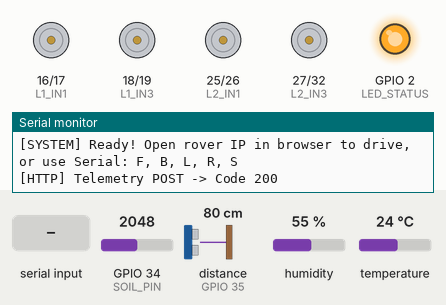
Recording of a sketch running on a simulated ESP32. Parts: motor-driver pin pairs drawn as motors (green arrow = first pin HIGH = forward, orange = second pin HIGH = backward, longer = more drive), output pins drawn as LEDs (lit = HIGH), the last lines printed to the serial monitor. Wiring (inferred from the names in the program): ultrasonic range finder: trigger GPIO 4; echo GPIO 35. The test bench sets the inputs (shaded band); at power-on: GPIO 34 (SOIL_PIN) = 2048, distance to the obstacle (sensor on GPIO 35) 80 cm, humidity 55 %, temperature 24 °C (analog values on the 0–4095 scale). The echo pulse lasts 58.3 µs per cm; WiFi joins after 1.5 s; servers stay silent unless stated; uploads are accepted with an empty reply; pins used as bus, display or sensor lines are not drawn.

Above: at 3.3 s.
3.4 s: "F\n" received over Serial
At 4.1 s:
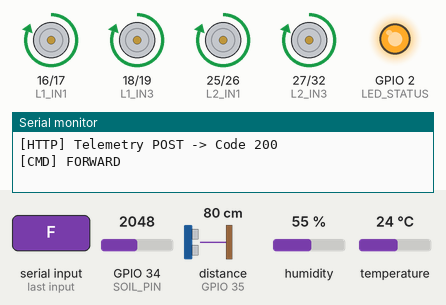
6.1 s: "B\n" received over Serial
At 7.1 s:
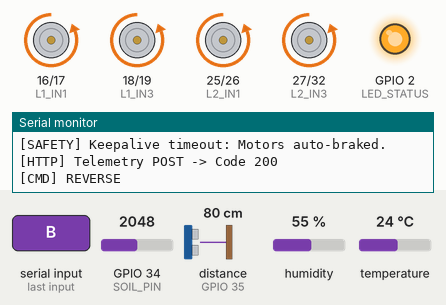
8.9 s: "L\n" received over Serial
At 9.5 s:
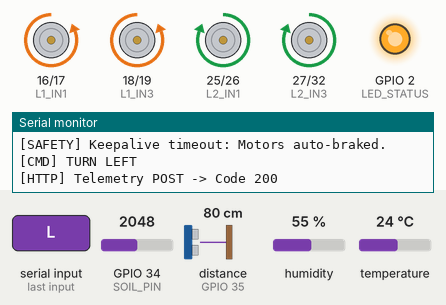
11.6 s: "R\n" received over Serial
At 12.5 s:
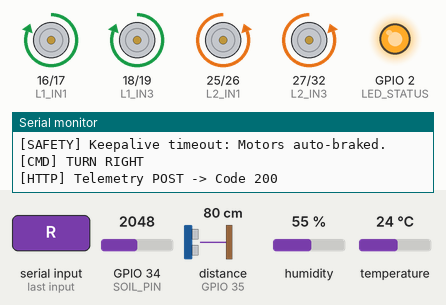
Timing chart, 0 to 14.6 s (numbered marks = the images above; inputs shaded):
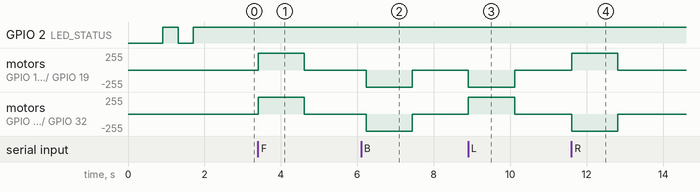

Measured:
- after the input at 3.4 s, motor on GPIO 16 (L1_IN1) / GPIO 17 (L1_IN2), motor on GPIO 18 (L1_IN3) / GPIO 19 (L1_IN4), motor on GPIO 25 (L2_IN1) / GPIO 26 (L2_IN2), motor on GPIO 27 (L2_IN3) / GPIO 32 (L2_IN4): stopped → forward 255/255 at once, → stopped 1.2 s later
- after the input at 6.1 s, motor on GPIO 16 (L1_IN1) / GPIO 17 (L1_IN2), motor on GPIO 18 (L1_IN3) / GPIO 19 (L1_IN4), motor on GPIO 25 (L2_IN1) / GPIO 26 (L2_IN2), motor on GPIO 27 (L2_IN3) / GPIO 32 (L2_IN4): stopped → backward 255/255 after 0.13 s, → stopped 1.2 s later
- after the input at 8.9 s, motor on GPIO 16 (L1_IN1) / GPIO 17 (L1_IN2), motor on GPIO 18 (L1_IN3) / GPIO 19 (L1_IN4): stopped → backward 255/255 at once, → stopped 1.2 s later; motor on GPIO 25 (L2_IN1) / GPIO 26 (L2_IN2), motor on GPIO 27 (L2_IN3) / GPIO 32 (L2_IN4): stopped → forward 255/255 at once, → stopped 1.2 s later
- after the input at 11.6 s, motor on GPIO 16 (L1_IN1) / GPIO 17 (L1_IN2), motor on GPIO 18 (L1_IN3) / GPIO 19 (L1_IN4): stopped → forward 255/255 at once, → stopped 1.2 s later; motor on GPIO 25 (L2_IN1) / GPIO 26 (L2_IN2), motor on GPIO 27 (L2_IN3) / GPIO 32 (L2_IN4): stopped → backward 255/255 at once, → stopped 1.2 s later

The sketch:

esp32_main_rover.ino
```cpp
/*
  =============================================================================================
  BUILDING HEALTH MONITORING ROVER - MAIN ESP32 DEVKIT (30-PIN) FIRMWARE v3.0
  Rock-Solid Production Controller: Web Teleoperation + Safety Interlocks + Live Telemetry
  =============================================================================================

  Hardware Configuration:
  - Microcontroller: ESP32 DevKit V1 (30-pin, WROOM-32)
  - Motor Drivers: Dual L298N H-Bridges (4 DC Gearmotors)
      * Driver 1 (Left Motors):  IN1=16, IN2=17, IN3=18, IN4=19
      * Driver 2 (Right Motors): IN1=25, IN2=26, IN3=27, IN4=32
  - Distance Sensor: HC-SR04 Ultrasonic (TRIG=4, ECHO=35 via 5V->3.3V voltage divider)
  - Soil Moisture Sensor: Capacitive Analog Sensor (AOUT=34 on ADC1)
  - Environmental Sensor: DHT11 Temperature & Relative Humidity (DATA=33)
  - Status Indicator: Onboard LED (GPIO 2)

  Architecture:
  - Single-thread cooperative non-blocking loop (100% stable, zero watchdog panics).
  - High-frequency obstacle detection (20 Hz) with instant emergency motor cutoff.
  - Deadman fail-safe: automatically brakes motors if no drive command arrives in 1.2s.
  - Built-in Mobile Web Controller & REST API (Port 80) for wireless driving via phone/laptop.
  - Safe, non-blocking HTTP telemetry POST with timeout protection (won't hang if laptop is offline).
  =============================================================================================
*/

#include <WiFi.h>
#include <WebServer.h>
#include <HTTPClient.h>
#include <DHT.h>

// =============================================================================
// 1. NETWORK & SERVER CONFIGURATION
// =============================================================================
const char* WIFI_SSID     = "JEEVA";
const char* WIFI_PASSWORD = "jeeva9092";

// Server Host Configuration (Laptop IP on Wi-Fi hotspot)
const char* SERVER_HOST   = "10.223.180.62";
const int   SERVER_PORT   = 8000;            // FastAPI Backend port

// Telemetry Endpoint path for Agile Rover backend:
const char* TELEMETRY_PATH = "/api/telemetry/ingest";

const char* ROVER_ID      = "ROVER-01";
const unsigned long TELEMETRY_INTERVAL_MS = 3000; // Telemetry upload cadence
const unsigned long FAILSAFE_TIMEOUT_MS   = 1200; // Auto-stop motors if no keepalive command

// =============================================================================
// 2. PIN DEFINITIONS (ESP32 DevKit 30-Pin)
// =============================================================================
// L298N Driver 1 (Left Motors: Front & Rear)
const int L1_IN1 = 16;
const int L1_IN2 = 17;
const int L1_IN3 = 18;
const int L1_IN4 = 19;

// L298N Driver 2 (Right Motors: Front & Rear)
const int L2_IN1 = 25;
const int L2_IN2 = 26;
const int L2_IN3 = 27;
const int L2_IN4 = 32;

// Ultrasonic Sensor (HC-SR04)
const int TRIG_PIN = 4;
const int ECHO_PIN = 35; // Input-only ADC GPIO; must use voltage divider from 5V echo!

// Environmental & Soil Sensors
const int SOIL_PIN = 34; // Input-only ADC1_CH6 (Safe with Wi-Fi active)
const int DHT_PIN  = 33;
#define DHT_TYPE DHT11
DHT dht(DHT_PIN, DHT_TYPE);

// Onboard Status LED
const int LED_STATUS = 2;

// =============================================================================
// 3. CALIBRATION & SAFETY CONSTANTS
// =============================================================================
const float OBSTACLE_STOP_CM = 20.0f; // Immediate emergency stop distance

// Capacitive soil moisture sensor calibration (12-bit ADC: 0 - 4095)
const int SOIL_AIR_VALUE   = 3200;
const int SOIL_WATER_VALUE = 1400;

// =============================================================================
// 4. MOTION & SENSOR STATE
// =============================================================================
enum RoverMotion {
  MOTION_STOP = 0,
  MOTION_FORWARD,
  MOTION_REVERSE,
  MOTION_LEFT,
  MOTION_RIGHT
};

RoverMotion g_targetMotion = MOTION_STOP;
unsigned long g_lastCommandTime = 0;

float g_distanceCm       = -1.0f;
float g_temperatureC     = 25.0f;
float g_humidityPct      = 50.0f;
int   g_soilAdc          = 2000;
float g_soilMoisturePct  = 40.0f;
bool  g_obstacleDetected = false;

// Embedded Web Server on Port 80
WebServer webServer(80);

// =============================================================================
// 5. MOTOR CONTROL HARDWARE PRIMITIVES
// =============================================================================
void stopMotors() {
  digitalWrite(L1_IN1, LOW); digitalWrite(L1_IN2, LOW);
  digitalWrite(L1_IN3, LOW); digitalWrite(L1_IN4, LOW);
  digitalWrite(L2_IN1, LOW); digitalWrite(L2_IN2, LOW);
  digitalWrite(L2_IN3, LOW); digitalWrite(L2_IN4, LOW);
}

void forwardMotors() {
  digitalWrite(L1_IN1, HIGH); digitalWrite(L1_IN2, LOW);
  digitalWrite(L1_IN3, HIGH); digitalWrite(L1_IN4, LOW);
  digitalWrite(L2_IN1, HIGH); digitalWrite(L2_IN2, LOW);
  digitalWrite(L2_IN3, HIGH); digitalWrite(L2_IN4, LOW);
}

void reverseMotors() {
  digitalWrite(L1_IN1, LOW); digitalWrite(L1_IN2, HIGH);
  digitalWrite(L1_IN3, LOW); digitalWrite(L1_IN4, HIGH);
  digitalWrite(L2_IN1, LOW); digitalWrite(L2_IN2, HIGH);
  digitalWrite(L2_IN3, LOW); digitalWrite(L2_IN4, HIGH);
}

void turnLeftMotors() {
  // Skid-steer differential turn: Left reverse, Right forward
  digitalWrite(L1_IN1, LOW);  digitalWrite(L1_IN2, HIGH);
  digitalWrite(L1_IN3, LOW);  digitalWrite(L1_IN4, HIGH);
  digitalWrite(L2_IN1, HIGH); digitalWrite(L2_IN2, LOW);
  digitalWrite(L2_IN3, HIGH); digitalWrite(L2_IN4, LOW);
}

void turnRightMotors() {
  // Skid-steer differential turn: Left forward, Right reverse
  digitalWrite(L1_IN1, HIGH); digitalWrite(L1_IN2, LOW);
  digitalWrite(L1_IN3, HIGH); digitalWrite(L1_IN4, LOW);
  digitalWrite(L2_IN1, LOW);  digitalWrite(L2_IN2, HIGH);
  digitalWrite(L2_IN3, LOW);  digitalWrite(L2_IN4, HIGH);
}

void executeMotion(RoverMotion m) {
  switch (m) {
    case MOTION_FORWARD: forwardMotors();   break;
    case MOTION_REVERSE: reverseMotors();   break;
    case MOTION_LEFT:    turnLeftMotors();  break;
    case MOTION_RIGHT:   turnRightMotors(); break;
    case MOTION_STOP:
    default:             stopMotors();       break;
  }
}

// =============================================================================
// 6. SENSORS: ULTRASONIC & SOIL CONVERSIONS
// =============================================================================
float measureDistanceCm() {
  digitalWrite(TRIG_PIN, LOW);
  delayMicroseconds(2);
  digitalWrite(TRIG_PIN, HIGH);
  delayMicroseconds(10);
  digitalWrite(TRIG_PIN, LOW);

  // 25ms timeout corresponds to approx 4.2m max range
  unsigned long durationUs = pulseIn(ECHO_PIN, HIGH, 25000UL);
  if (durationUs == 0) return -1.0f;
  return (float)durationUs * 0.0343f / 2.0f;
}

float convertSoilMoisturePct(int rawAdc) {
  if (rawAdc <= 0) return 0.0f;
  float pct = (float)(SOIL_AIR_VALUE - rawAdc) * 100.0f / (float)(SOIL_AIR_VALUE - SOIL_WATER_VALUE);
  if (pct < 0.0f) pct = 0.0f;
  if (pct > 100.0f) pct = 100.0f;
  return pct;
}

// =============================================================================
// 7. COMMAND DISPATCHER
// =============================================================================
bool handleCommand(char cmd) {
  cmd = toupper(cmd);
  g_lastCommandTime = millis();

  switch (cmd) {
    case 'F':
      if (g_distanceCm > 0.0f && g_distanceCm <= OBSTACLE_STOP_CM) {
        g_targetMotion = MOTION_STOP;
        Serial.println("[SAFETY] Forward blocked! Obstacle in threshold.");
        return false;
      }
      g_targetMotion = MOTION_FORWARD;
      Serial.println("[CMD] FORWARD");
      return true;

    case 'B':
      g_targetMotion = MOTION_REVERSE;
      Serial.println("[CMD] REVERSE");
      return true;

    case 'L':
      g_targetMotion = MOTION_LEFT;
      Serial.println("[CMD] TURN LEFT");
      return true;

    case 'R':
      g_targetMotion = MOTION_RIGHT;
      Serial.println("[CMD] TURN RIGHT");
      return true;

    case 'S':
    default:
      g_targetMotion = MOTION_STOP;
      Serial.println("[CMD] STOP");
      return true;
  }
}

// =============================================================================
// 8. EMBEDDED WEB SERVER: MOBILE CONTROLLER UI & REST API
// =============================================================================
const char INDEX_HTML[] PROGMEM = R"rawliteral(
<!DOCTYPE html>
<html>
<head>
  <meta charset="utf-8">
  <meta name="viewport" content="width=device-width, initial-scale=1.0, user-scalable=no">
  <title>Rover Teleop Console</title>
  <style>
    body { font-family: -apple-system, BlinkMacSystemFont, "Segoe UI", Roboto, sans-serif; background: #0f172a; color: #f8fafc; margin: 0; padding: 16px; text-align: center; }
    h2 { margin: 8px 0; font-size: 1.25rem; color: #38bdf8; }
    .grid { display: grid; grid-template-columns: repeat(2, 1fr); gap: 10px; max-width: 420px; margin: 12px auto; }
    .card { background: #1e293b; padding: 12px; border-radius: 8px; border: 1px solid #334155; }
    .card-title { font-size: 0.75rem; text-transform: uppercase; color: #94a3b8; }
    .card-val { font-size: 1.4rem; font-weight: bold; margin-top: 4px; font-family: monospace; }
    .pad { display: grid; grid-template-columns: repeat(3, 80px); grid-template-rows: repeat(3, 80px); gap: 10px; justify-content: center; margin: 20px auto; }
    button { background: #334155; color: white; border: none; border-radius: 12px; font-size: 1.5rem; font-weight: bold; cursor: pointer; user-select: none; -webkit-user-select: none; transition: background 0.1s; }
    button:active { background: #38bdf8; color: #0f172a; transform: scale(0.95); }
    .btn-stop { background: #ef4444; }
    .btn-stop:active { background: #dc2626; }
    .alert-banner { display: none; background: #ef4444; color: white; padding: 8px; border-radius: 6px; font-weight: bold; margin: 10px auto; max-width: 420px; }
  </style>
</head>
<body>
  <h2>Autonomous Rover Console</h2>
  <div id="alertBox" class="alert-banner">OBSTACLE DETECTED - FORWARD LOCKED</div>

  <div class="grid">
    <div class="card"><div class="card-title">Distance</div><div id="v_dist" class="card-val">-- cm</div></div>
    <div class="card"><div class="card-title">Soil Moisture</div><div id="v_soil" class="card-val">-- %</div></div>
    <div class="card"><div class="card-title">Temperature</div><div id="v_temp" class="card-val">-- C</div></div>
    <div class="card"><div class="card-title">Humidity</div><div id="v_hum" class="card-val">-- %</div></div>
  </div>

  <div class="pad">
    <div></div>
    <button onpointerdown="sendCmd('F')">&#9650;</button>
    <div></div>
    <button onpointerdown="sendCmd('L')">&#9664;</button>
    <button class="btn-stop" onpointerdown="sendCmd('S')">&#9632;</button>
    <button onpointerdown="sendCmd('R')">&#9654;</button>
    <div></div>
    <button onpointerdown="sendCmd('B')">&#9660;</button>
    <div></div>
  </div>

  <p style="color: #64748b; font-size: 0.8rem;">Keyboard: W/A/S/D or Arrow keys. Space = Stop.</p>

  <script>
    function sendCmd(c) {
      fetch('/control?cmd=' + c).catch(e => console.error(e));
    }
    window.addEventListener('keydown', e => {
      const k = e.key.toUpperCase();
      if (k === 'W' || k === 'ARROWUP') sendCmd('F');
      else if (k === 'S' || k === 'ARROWDOWN') sendCmd('B');
      else if (k === 'A' || k === 'ARROWLEFT') sendCmd('L');
      else if (k === 'D' || k === 'ARROWRIGHT') sendCmd('R');
      else if (k === ' ') sendCmd('S');
    });
    setInterval(() => {
      fetch('/telemetry').then(r => r.json()).then(d => {
        document.getElementById('v_dist').innerText = (d.distance_cm >= 0 ? d.distance_cm.toFixed(1) + ' cm' : 'Out of range');
        document.getElementById('v_soil').innerText = d.soil_moisture_pct.toFixed(0) + ' %';
        document.getElementById('v_temp').innerText = d.temperature_c.toFixed(1) + ' C';
        document.getElementById('v_hum').innerText = d.humidity_percent.toFixed(0) + ' %';
        document.getElementById('alertBox').style.display = d.obstacle_detected ? 'block' : 'none';
      }).catch(e => {});
    }, 1000);
  </script>
</body>
</html>
)rawliteral";

void setupWebServer() {
  webServer.on("/", HTTP_GET, []() {
    webServer.send_P(200, "text/html", INDEX_HTML);
  });

  webServer.on("/control", HTTP_GET, []() {
    if (webServer.hasArg("cmd")) {
      String c = webServer.arg("cmd");
      if (c.length() > 0) {
        handleCommand(c[0]);
      }
    }
    webServer.send(200, "application/json", "{\"status\":\"OK\"}");
  });

  webServer.on("/telemetry", HTTP_GET, []() {
    String json = "{";
    json += "\"rover_id\":\"" + String(ROVER_ID) + "\",";
    json += "\"distance_cm\":" + String(g_distanceCm, 1) + ",";
    json += "\"soil_adc\":" + String(g_soilAdc) + ",";
    json += "\"soil_moisture_pct\":" + String(g_soilMoisturePct, 1) + ",";
    json += "\"temperature_c\":" + String(g_temperatureC, 1) + ",";
    json += "\"humidity_percent\":" + String(g_humidityPct, 1) + ",";
    json += "\"obstacle_detected\":" + String(g_obstacleDetected ? "true" : "false") + ",";
    json += "\"wifi_rssi\":" + String(WiFi.RSSI());
    json += "}";
    webServer.send(200, "application/json", json);
  });

  webServer.on("/ping", HTTP_GET, []() {
    webServer.send(200, "text/plain", "pong");
  });

  webServer.begin();
  Serial.println("[WEB] Teleoperation Server listening on port 80");
}

// =============================================================================
// 9. TELEMETRY UPLOAD (Safe, Non-Blocking Timeout)
// =============================================================================
void postTelemetryPayload() {
  if (WiFi.status() != WL_CONNECTED) return;

  WiFiClient client;
  HTTPClient http;

  String url = String("http://") + SERVER_HOST + ":" + SERVER_PORT + TELEMETRY_PATH;

  if (!http.begin(client, url)) {
    Serial.println("[HTTP] Failed to initialize connection");
    return;
  }

  http.setTimeout(2500); // 2.5s timeout gives ample time for server response
  http.addHeader("Content-Type", "application/json");

  // Dual-format JSON: compatible with both Flask and FastAPI/Scala backends
  String body = "{";
  body += "\"rover_code\":\"" + String(ROVER_ID) + "\",";
  body += "\"roverCode\":\"" + String(ROVER_ID) + "\",";
  body += "\"distance_cm\":" + String(g_distanceCm, 1) + ",";
  body += "\"standoff_distance_mm\":" + String(g_distanceCm >= 0 ? g_distanceCm * 10.0f : 250.0f, 1) + ",";
  body += "\"soil_adc\":" + String(g_soilAdc) + ",";
  body += "\"soil_moisture_pct\":" + String(g_soilMoisturePct, 1) + ",";
  body += "\"temperature_c\":" + String(g_temperatureC, 1) + ",";
  body += "\"ambient_temp_c\":" + String(g_temperatureC, 1) + ",";
  body += "\"ambientTempC\":" + String(g_temperatureC, 1) + ",";
  body += "\"humidity_percent\":" + String(g_humidityPct, 1) + ",";
  body += "\"humidity_pct\":" + String(g_humidityPct, 1) + ",";
  body += "\"humidityPct\":" + String(g_humidityPct, 1) + ",";
  body += "\"rssi_dbm\":" + String(WiFi.RSSI()) + ",";
  body += "\"wifi_signal_dbm\":" + String(WiFi.RSSI()) + ",";
  body += "\"obstacle_detected\":" + String(g_obstacleDetected ? "true" : "false") + ",";
  body += "\"timestamp_ms\":" + String(millis());
  body += "}";

  int httpCode = http.POST(body);
  if (httpCode > 0) {
    Serial.printf("[HTTP] Telemetry POST -> Code %d\n", httpCode);
  } else {
    Serial.printf("[HTTP] Telemetry skipped (Server offline: %s)\n", http.errorToString(httpCode).c_str());
  }
  http.end();
}

// =============================================================================
// 10. SETUP
// =============================================================================
void setup() {
  Serial.begin(115200);
  delay(500);
  Serial.println("\n========================================================");
  Serial.println("  AGILE STRUCTURAL ROVER - MAIN ESP32 FIRMWARE v3.0");
  Serial.println("========================================================");

  // Initialize Motor Pins
  pinMode(L1_IN1, OUTPUT); pinMode(L1_IN2, OUTPUT);
  pinMode(L1_IN3, OUTPUT); pinMode(L1_IN4, OUTPUT);
  pinMode(L2_IN1, OUTPUT); pinMode(L2_IN2, OUTPUT);
  pinMode(L2_IN3, OUTPUT); pinMode(L2_IN4, OUTPUT);
  stopMotors();

  // Initialize Sensors & Indicators
  pinMode(TRIG_PIN, OUTPUT);
  digitalWrite(TRIG_PIN, LOW);
  pinMode(ECHO_PIN, INPUT);
  pinMode(SOIL_PIN, INPUT);
  pinMode(LED_STATUS, OUTPUT);
  digitalWrite(LED_STATUS, LOW);

  // Configure ADC for full 0 - 3.3V dynamic range
  analogReadResolution(12);
  analogSetAttenuation(ADC_11db);

  dht.begin();

  // Connect Wi-Fi
  WiFi.mode(WIFI_STA);
  WiFi.setAutoReconnect(true);
  WiFi.persistent(true);
  WiFi.begin(WIFI_SSID, WIFI_PASSWORD);
  Serial.printf("[WIFI] Connecting to SSID: '%s'", WIFI_SSID);

  unsigned long tStart = millis();
  while (WiFi.status() != WL_CONNECTED && millis() - tStart < 12000) {
    delay(400);
    digitalWrite(LED_STATUS, !digitalRead(LED_STATUS));
    Serial.print('.');
  }
  Serial.println();

  if (WiFi.status() == WL_CONNECTED) {
    digitalWrite(LED_STATUS, HIGH);
    Serial.println("[WIFI] Connected successfully!");
    Serial.printf("[WIFI] ESP32 Rover IP: http://%s/\n", WiFi.localIP().toString().c_str());
    Serial.printf("[WIFI] Signal Strength: %d dBm\n", WiFi.RSSI());
  } else {
    Serial.println("[WIFI] WARNING: Initial connection timed out. Rover will run in offline mode.");
  }

  // Start Embedded Web Server
  setupWebServer();

  Serial.println("[SYSTEM] Ready! Open rover IP in browser to drive, or use Serial: F, B, L, R, S");
}

// =============================================================================
// 11. MAIN LOOP (Cooperative, High-Speed, Crash-Proof)
// =============================================================================
void loop() {
  // 1. Process Incoming Web Requests (Instant responsiveness)
  webServer.handleClient();

  // 2. Process Serial Bench Commands
  if (Serial.available()) {
    char cmd = Serial.read();
    if (cmd != '\r' && cmd != '\n') {
      handleCommand(cmd);
    }
  }

  // 3. Ultrasonic Distance Scan (~15-20 Hz)
  static unsigned long lastDistanceScan = 0;
  if (millis() - lastDistanceScan >= 50) {
    lastDistanceScan = millis();
    float d = measureDistanceCm();
    if (d > 0.0f) {
      g_distanceCm = d;
      g_obstacleDetected = (g_distanceCm <= OBSTACLE_STOP_CM);
    }
  }

  // 4. Low-Frequency Environmental & Soil Sampling (Every 1000ms)
  static unsigned long lastEnvScan = 0;
  if (millis() - lastEnvScan >= 1000) {
    lastEnvScan = millis();
    float t = dht.readTemperature();
    float h = dht.readHumidity();
    if (!isnan(t)) g_temperatureC = t;
    if (!isnan(h)) g_humidityPct = h;

    g_soilAdc = analogRead(SOIL_PIN);
    g_soilMoisturePct = convertSoilMoisturePct(g_soilAdc);
  }

  // 5. Fail-Safe Auto-Stop (Deadman Watchdog)
  // If moving and no fresh command arrives within FAILSAFE_TIMEOUT_MS, brake motors.
  if (g_targetMotion != MOTION_STOP && (millis() - g_lastCommandTime > FAILSAFE_TIMEOUT_MS)) {
    g_targetMotion = MOTION_STOP;
    Serial.println("[SAFETY] Keepalive timeout: Motors auto-braked.");
  }

  // 6. Emergency Obstacle Interlock
  // If moving forward and obstacle enters safety threshold, immediately brake motors.
  if (g_targetMotion == MOTION_FORWARD && g_obstacleDetected) {
    g_targetMotion = MOTION_STOP;
    Serial.printf("[SAFETY] Obstacle detected at %.1f cm! Motors emergency-braked.\n", g_distanceCm);
  }

  // 7. Commit Motor Hardware Output
  executeMotion(g_targetMotion);

  // 8. Periodic Telemetry Upload to Laptop Server (Every 3000ms)
  static unsigned long lastTelemetryPost = 0;
  if (millis() - lastTelemetryPost >= TELEMETRY_INTERVAL_MS) {
    lastTelemetryPost = millis();
    postTelemetryPayload();
  }

  // LED Wi-Fi state indicator
  digitalWrite(LED_STATUS, (WiFi.status() == WL_CONNECTED) ? HIGH : LOW);

  // Small delay to prevent CPU saturation while maintaining high loop frequency
  delay(10);
}
```
